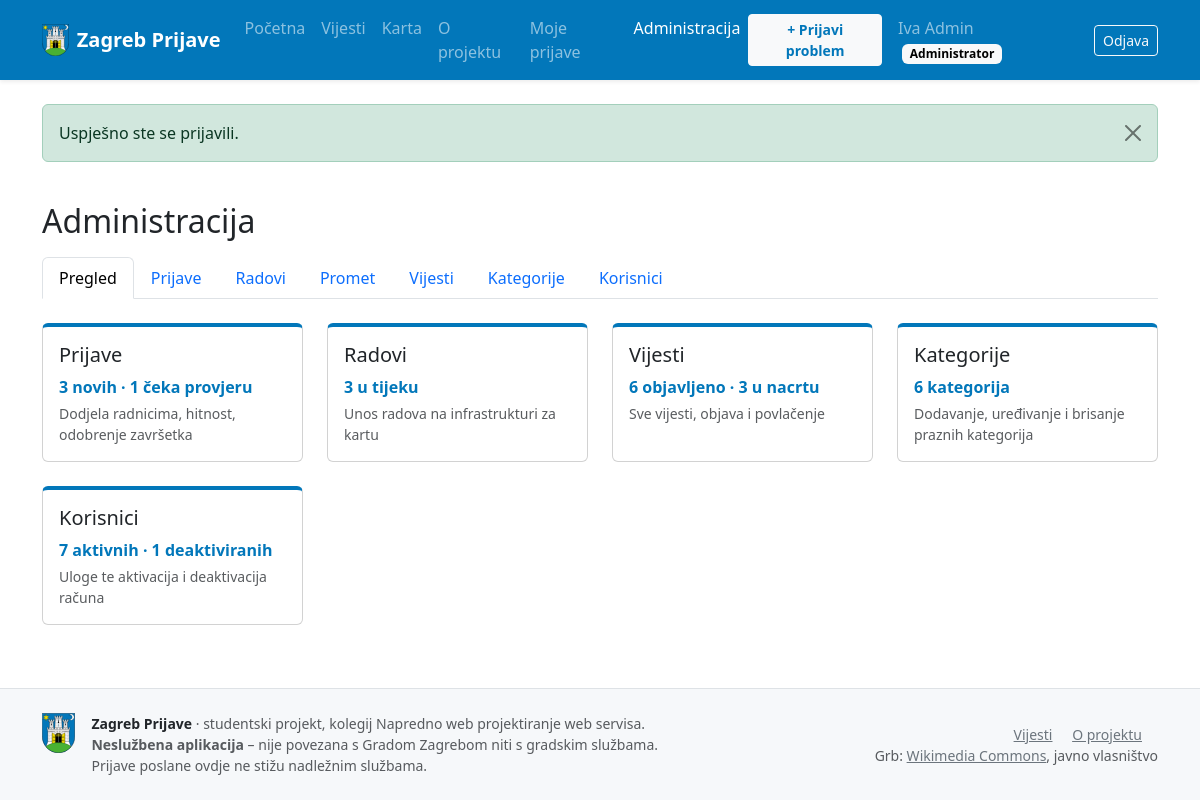
/zagreb-prijave/admin (signed in), run on the app's committed database.
### tables this page shows
CREATE TABLE korisnici (
  id             INT UNSIGNED     NOT NULL AUTO_INCREMENT,
  ime            VARCHAR(50)      NOT NULL,
  prezime        VARCHAR(50)      NOT NULL,
  email          VARCHAR(255)     NOT NULL,
  lozinka_hash   VARCHAR(255)     NOT NULL,    
  uloga_id       TINYINT UNSIGNED NOT NULL,
  aktivan        TINYINT(1)       NOT NULL DEFAULT 1,
  zadnja_prijava DATETIME         NULL,
  kreirano_u     DATETIME         NOT NULL DEFAULT CURRENT_TIMESTAMP,
  azurirano_u    DATETIME         NOT NULL DEFAULT CURRENT_TIMESTAMP ON UPDATE CURRENT_TIMESTAMP,
  PRIMARY KEY (id),
  UNIQUE KEY uq_korisnici_email (email),
  KEY idx_korisnici_uloga (uloga_id),
  CONSTRAINT fk_korisnici_uloga
    FOREIGN KEY (uloga_id) REFERENCES uloge (id)
    ON UPDATE CASCADE ON DELETE RESTRICT,      
  CONSTRAINT chk_korisnici_aktivan CHECK (aktivan IN (0, 1))
);

CREATE TABLE uloge (
  id    TINYINT UNSIGNED NOT NULL AUTO_INCREMENT,
  kod   VARCHAR(20)      NOT NULL,
  naziv VARCHAR(50)      NOT NULL,
  opis  VARCHAR(255)     NULL,
  PRIMARY KEY (id),
  UNIQUE KEY uq_uloge_kod (kod)
);

### src/Controllers/AdminController.php (called while the page is built, shortened)
<?php
final class AdminController
{
    public function index(): void
    {
        $vijesti = new VijestCms();
        $korisnici = new Korisnik();
        $poStatusu = (new Prijava())->countByStatus();
        View::render('admin/index', [
            'title' => 'Administracija',
            'broj'  => [
                'objavljeno' => $vijesti->count(null, 'objavljeno', ''),
                'nacrt'      => $vijesti->count(null, 'nacrt', ''),
                'kategorije' => count((new Kategorija())->options()),
                'aktivni'    => $korisnici->countForAdmin('', null, 1),
                'neaktivni'  => $korisnici->countForAdmin('', null, 0),
                'nove'       => (int) ($poStatusu['PRIJAVLJENO'] ?? 0),
                'provjera'   => (int) ($poStatusu['CEKA_PROVJERU'] ?? 0),
                'radovi'     => (new Rad())->count(['aktivni' => true, 'cetvrt' => null, 'vrsta' => null]),
            ],
        ]);
    }
}

### public/index.php (called while the page is built, shortened)
<?php
$router = new Router();
$router->dispatch($_SERVER['REQUEST_METHOD'], request_path());

### src/Core/Auth.php (called while the page is built, shortened)
<?php
final class Auth
{
    private static ?array $user = null;
    private static bool $loaded = false;
    public static function user(): ?array
    {
        if (self::$loaded) {
            return self::$user;
        }
        self::$loaded = true;
        $id = $_SESSION['korisnik_id'] ?? null;
        $korisnik = (new Korisnik())->findById($id);
        return self::$user = $korisnik;
    }
    public static function check(): bool
    {
        return self::user() !== null;
    }
    public static function hasRole(string ...$uloge): bool
    {
        $user = self::user();
        return $user !== null && in_array($user['uloga'], $uloge, true);
    }
}

### src/Models/Korisnik.php (called while the page is built, shortened)
<?php
final class Korisnik
{
    private PDO $db;
    public function __construct()
    {
        $this->db = Database::connection();
    }
    public function findById(int $id): ?array
    {
        $stmt = $this->db->prepare(
            'SELECT k.id, k.ime, k.prezime, k.email, k.aktivan, k.zadnja_prijava, k.kreirano_u,
                    u.kod AS uloga, u.naziv AS uloga_naziv
               FROM korisnici k
               JOIN uloge u ON u.id = k.uloga_id
              WHERE k.id = ?'
        );
        $stmt->execute([$id]);
        return $stmt->fetch() ?: null;
    }
}

### src/Core/Database.php (called while the page is built, shortened)
<?php
final class Database
{
    private static ?PDO $pdo = null;
    public static function connection(): PDO
    {
        if (self::$pdo === null) {
            $dsn = sprintf(
                'mysql:host=%s;port=%s;dbname=%s;charset=utf8mb4',
                $_ENV['DB_HOST'],
                $_ENV['DB_PORT'] ?? '3306',
                $_ENV['DB_NAME']
            );
            self::$pdo = new PDO($dsn, $_ENV['DB_USER'], $_ENV['DB_PASS'], [
                PDO::ATTR_ERRMODE            => PDO::ERRMODE_EXCEPTION,
                PDO::ATTR_DEFAULT_FETCH_MODE => PDO::FETCH_ASSOC,
                PDO::ATTR_EMULATE_PREPARES   => false,
                PDO::MYSQL_ATTR_FOUND_ROWS   => true,
            ]);
            self::$pdo->exec("SET time_zone = '" . date('P') . "'");
        }
        return self::$pdo;
    }
}

### src/Core/Session.php (called while the page is built, shortened)
<?php
final class Session
{
    public static function pullFlash(): array
    {
        $messages = $_SESSION['_flash'] ?? [];
        return $messages;
    }
}

### views/layout.php (the view, shortened to what this page needs)
<?php
$korisnik = Auth::user();
$flash = Session::pullFlash();
?>
<!DOCTYPE html>
<html lang="hr">
<head>
    <link rel="stylesheet"
          href="https://cdn.jsdelivr.net/npm/bootstrap@5.3.3/dist/css/bootstrap.min.css"
>
    <link rel="stylesheet" href="<?= e(asset('css/app.css')) ?>">
</head>
<body class="d-flex flex-column min-vh-100">
<nav class="navbar navbar-expand-lg navbar-dark bg-zagreb shadow-sm">
    <div class="container">
        <a class="navbar-brand d-flex align-items-center gap-2 fw-semibold" href="<?= e(url('/')) ?>">
            <img src="<?= e(asset('img/grb-zagreb.svg')) ?>" alt="" class="brand-grb">
            Zagreb Prijave
        </a>
        <div class="collapse navbar-collapse" id="glavniIzbornik">
            <ul class="navbar-nav me-auto">
                <?= nav_link('/', 'Početna') ?>
                <?= nav_link('/vijesti', 'Vijesti') ?>
                <?= nav_link('/karta', 'Karta') ?>
                <?= nav_link('/o-projektu', 'O projektu') ?>
                <?php if ($korisnik): ?>
                    <?= nav_link('/prijave/moje', 'Moje prijave') ?>
                <?php endif; ?>
                <?php if (Auth::hasRole('admin')): ?>
                    <?= nav_link('/admin', 'Administracija') ?>
                <?php elseif (Auth::hasRole('urednik')): ?>
                    <?= nav_link('/admin/vijesti', 'Moje vijesti') ?>
                <?php elseif (Auth::hasRole('radnik')): ?>
                    <?= nav_link('/radnik/zadaci', 'Moji zadaci') ?>
                <?php endif; ?>
            </ul>
            <ul class="navbar-nav align-items-lg-center gap-lg-2">
                <?php if ($korisnik): ?>
                    <li class="nav-item">
                        <a class="btn btn-light btn-sm text-zagreb fw-semibold" href="<?= e(url('/prijave/nova')) ?>">+ Prijavi problem</a>
                    </li>
                    <li class="nav-item">
                        <a class="nav-link" href="<?= e(url('/racun/profil')) ?>">
                            <?= e($korisnik['ime'] . ' ' . $korisnik['prezime']) ?>
                            <span class="badge text-bg-light ms-1"><?= e($korisnik['uloga_naziv']) ?></span>
                        </a>
                    </li>
                    <li class="nav-item">
                        <form method="post" action="<?= e(url('/racun/odjava')) ?>" class="d-inline">
                            <button type="submit" class="btn btn-outline-light btn-sm">Odjava</button>
                        </form>
                    </li>
                <?php endif; ?>
            </ul>
        </div>
    </div>
</nav>
<main id="sadrzaj" class="flex-grow-1">
    <?php if ($flash): ?>
        <div class="container pt-4">
            <?php foreach ($flash as $poruka): ?>
                <div class="alert alert-<?= e($poruka['type']) ?> alert-dismissible fade show" role="alert">
                    <?= e($poruka['message']) ?>
                    <button type="button" class="btn-close" data-bs-dismiss="alert" aria-label="Zatvori"></button>
                </div>
            <?php endforeach; ?>
        </div>
    <?php endif; ?>
    <?php if (!empty($punaSirina)): ?>
        <?= $content ?>
    <?php else: ?>
        <div class="container py-4"><?= $content ?></div>
    <?php endif; ?>
</main>
<footer class="footer border-top mt-auto">
    <div class="container py-4">
        <div class="row g-3 align-items-center">
            <div class="col-md-7 d-flex gap-3 align-items-start">
                <img src="<?= e(asset('img/grb-zagreb.svg')) ?>" alt="" class="footer-grb">
                <div class="small text-body-secondary">
                    <strong class="text-body">Zagreb Prijave</strong> · studentski projekt, kolegij
                    Napredno web projektiranje web servisa.<br>
                    <strong>Neslužbena aplikacija</strong> – nije povezana s Gradom Zagrebom niti s gradskim službama.
                    Prijave poslane ovdje ne stižu nadležnim službama.
                </div>
            </div>
            <div class="col-md-5 small text-md-end">
                <a href="<?= e(url('/vijesti')) ?>" class="link-secondary me-3">Vijesti</a>
                <a href="<?= e(url('/o-projektu')) ?>" class="link-secondary me-3">O projektu</a>
                <br class="d-none d-md-inline">
                <span class="text-body-secondary">
                    Grb: <a class="link-secondary" href="https://commons.wikimedia.org/wiki/File:Coat_of_arms_of_Zagreb.svg"
                            rel="noopener" target="_blank">Wikimedia Commons</a>, javno vlasništvo
                </span>
            </div>
        </div>
    </div>
</footer>
</body>
</html>

### views/admin/index.php
<?php
$kartice = [
    ['/admin/prijave', 'Prijave', $broj['nove'] . ' novih · ' . $broj['provjera'] . ' čeka provjeru', 'Dodjela radnicima, hitnost, odobrenje završetka'],
    ['/admin/radovi', 'Radovi', $broj['radovi'] . ' u tijeku', 'Unos radova na infrastrukturi za kartu'],
    ['/admin/vijesti', 'Vijesti', $broj['objavljeno'] . ' objavljeno · ' . $broj['nacrt'] . ' u nacrtu', 'Sve vijesti, objava i povlačenje'],
    ['/admin/kategorije', 'Kategorije', $broj['kategorije'] . ' kategorija', 'Dodavanje, uređivanje i brisanje praznih kategorija'],
    ['/admin/korisnici', 'Korisnici', $broj['aktivni'] . ' aktivnih · ' . $broj['neaktivni'] . ' deaktiviranih', 'Uloge te aktivacija i deaktivacija računa'],
];
?>
<h1 class="h2 mb-3">Administracija</h1>
<?php require __DIR__ . '/_nav.php'; ?>
<div class="row g-4">
    <?php foreach ($kartice as [$putanja, $naslov, $brojevi, $opis]): ?>
        <div class="col-md-6 col-xl-3">
            <div class="card h-100 vijest-kartica">
                <div class="card-body">
                    <h2 class="h5 card-title">
                        <a href="<?= e(url($putanja)) ?>" class="stretched-link text-body text-decoration-none"><?= e($naslov) ?></a>
                    </h2>
                    <p class="fw-semibold text-zagreb mb-1"><?= e($brojevi) ?></p>
                    <p class="card-text text-body-secondary small mb-0"><?= e($opis) ?></p>
                </div>
            </div>
        </div>
    <?php endforeach; ?>
</div>

### views/admin/_nav.php (shortened to what this page needs)
<?php
$stavke = Auth::hasRole('admin')
    ? ['/admin' => 'Pregled', '/admin/prijave' => 'Prijave', '/admin/radovi' => 'Radovi', '/admin/promet' => 'Promet', '/admin/vijesti' => 'Vijesti', '/admin/kategorije' => 'Kategorije', '/admin/korisnici' => 'Korisnici']
    : ['/admin/vijesti' => 'Moje vijesti'];
$trenutna = request_path();
?>
<ul class="nav nav-tabs mb-4">
    <?php foreach ($stavke as $putanja => $naziv):
        $aktivna = $trenutna === $putanja || ($putanja !== '/admin' && str_starts_with($trenutna, $putanja . '/')); ?>
        <li class="nav-item">
            <a class="nav-link<?= $aktivna ? ' active' : '' ?>" href="<?= e(url($putanja)) ?>"
                <?= $aktivna ? 'aria-current="page"' : '' ?>><?= e($naziv) ?></a>
        </li>
    <?php endforeach; ?>
</ul>

### src/Core/Router.php (shortened to what this page needs)
<?php
final class Router
{
    private array $routes = [];
    private function add(string $method, string $path, array $handler, array $options): void
    {
        $pattern = preg_replace('#\{(\w+)\}#', '(?P<$1>\d+)', $path);
        $this->routes[] = [
            'method'  => $method,
            'pattern' => '#^' . $pattern . '$#',
            'handler' => $handler,
            'options' => $options,
        ];
    }
    public function dispatch(string $method, string $path): void
    {
        $api = Api::isApiPath($path);
        foreach ($this->routes as $route) {
            if (!preg_match($route['pattern'], $path, $matches)) {
                continue;
            }
            $params = array_map('intval', array_filter($matches, 'is_string', ARRAY_FILTER_USE_KEY));
            if (!$this->passesGuards($method, $route['options'], $api)) {
                return;
            }
            [$class, $action] = $route['handler'];
            (new $class())->$action(...$params);
            return;
        }
    }
    private function passesGuards(string $method, array $options, bool $api): bool
    {
        $uloge = $options['uloge'] ?? [];
        if ((!empty($options['auth']) || $uloge !== []) && !Auth::check()) {
            if ($api) {
                Api::error(401, 'Potrebna je prijava.');
                return false;
            }
            Session::flash('warning', 'Za pristup ovoj stranici morate se prijaviti.');
            redirect('/racun/prijava');
        }
        return true;
    }
}

### public/assets/css/app.css (style rules this page uses)
:root { --zg-plava: #0277ba; --zg-plava-tamna: #015a8f; --zg-zuta: #f5df03; }
a { color: var(--zg-plava); }
.bg-zagreb { background-color: var(--zg-plava); }
.text-zagreb { color: var(--zg-plava) !important; }
.brand-grb { height: 32px; width: auto; }
.footer { background-color: #f6f8fa; }
.footer-grb { height: 40px; width: auto; flex-shrink: 0; }
.vijest-kartica { border-top: 4px solid var(--zg-plava); transition: box-shadow .15s ease-in-out, transform .15s ease-in-out; }

### data on the page
korisnici: ime+prezime "Iva Admin", uloga.naziv "Administrator", uloga.kod "Pregled", uloga.kod "Prijave", uloga.kod "Radovi", uloga.kod "Promet", uloga.kod "Vijesti", uloga.kod "Kategorije", uloga.kod "Korisnici"

### other printed values
$label "Početna Vijesti Karta O projektu Moje prijave Administracija"
$poruka['message'] "Uspješno ste se prijavili."
$naslov "Prijave"
$brojevi "3 novih · 1 čeka provjeru"
$opis "Dodjela radnicima, hitnost, odobrenje završetka"
$naslov "Radovi"
$brojevi "3 u tijeku"
$opis "Unos radova na infrastrukturi za kartu"
$naslov "Vijesti"
$brojevi "6 objavljeno · 3 u nacrtu"
$opis "Sve vijesti, objava i povlačenje"
$naslov "Kategorije"
$brojevi "6 kategorija"
$opis "Dodavanje, uređivanje i brisanje praznih kategorija"
$brojevi "7 aktivnih · 1 deaktiviranih"
